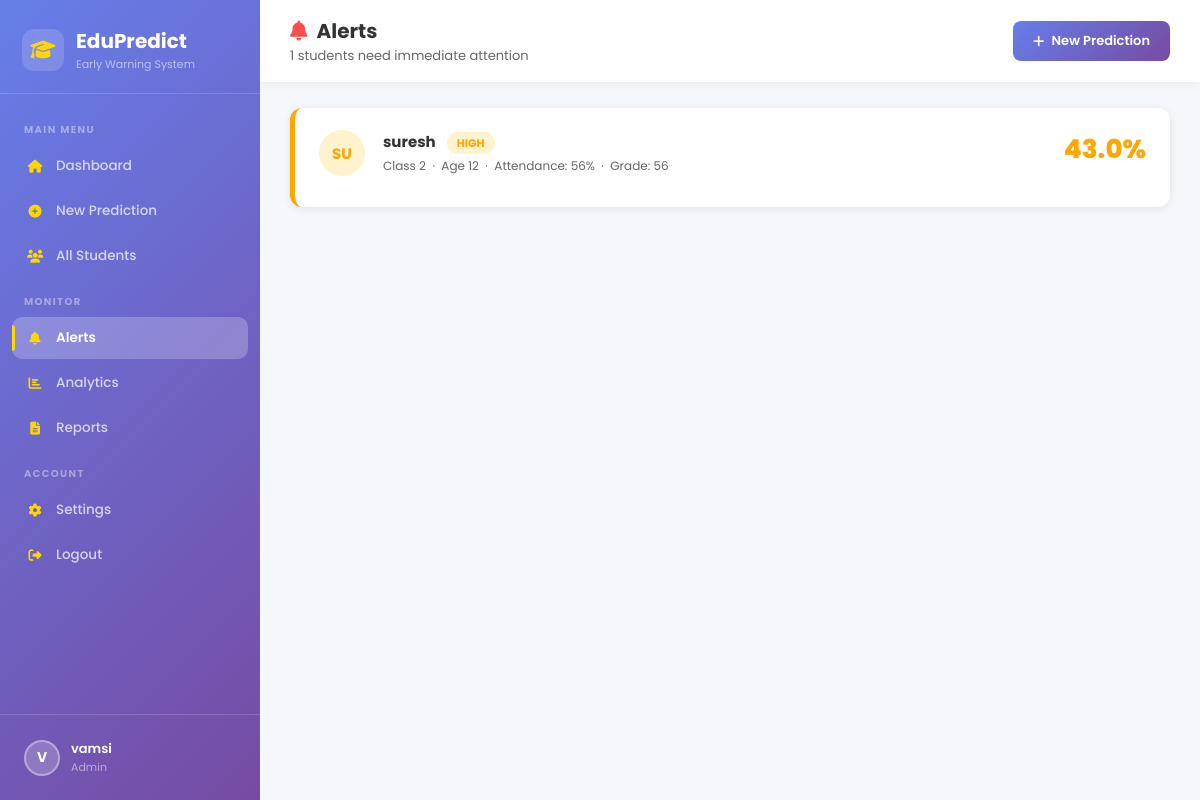
The app's page /alerts (signed in), older data.
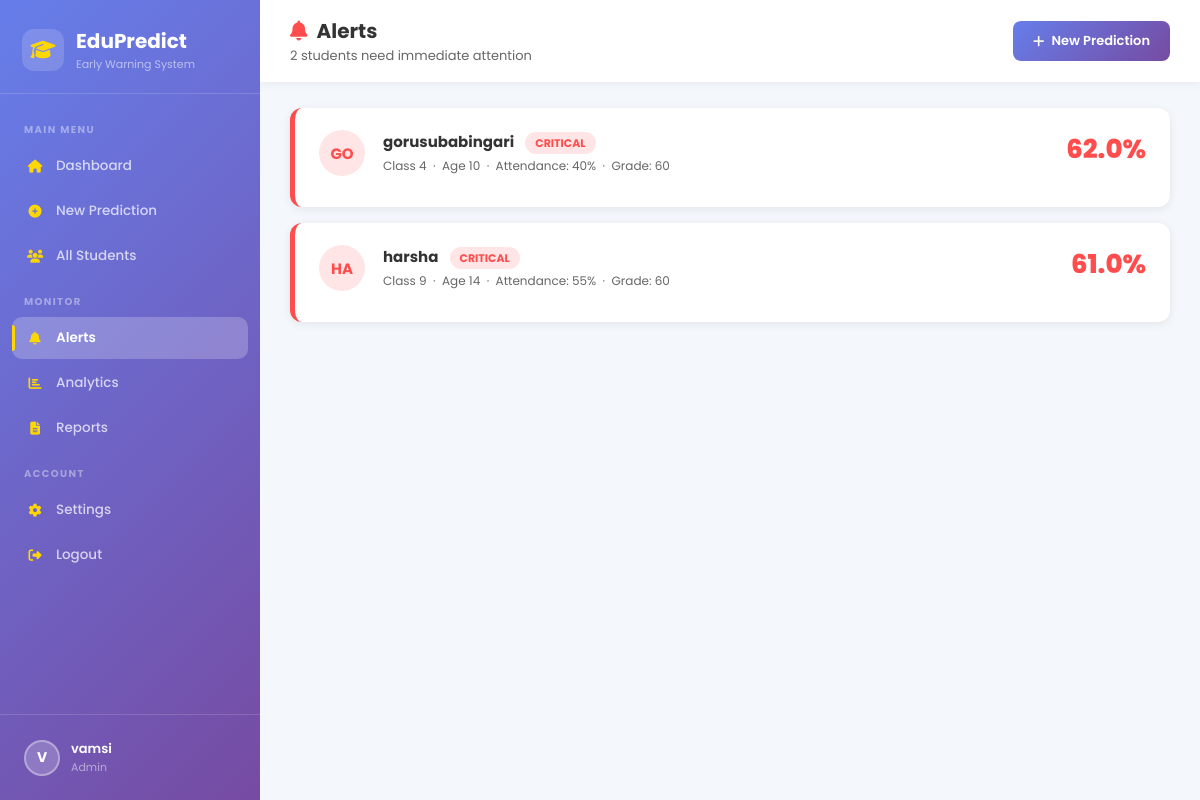
The same page, newer data.
### tables this page shows
CREATE TABLE students (
            user_id               INTEGER NOT NULL DEFAULT 1,
            "Sudent ID"           TEXT,
            "Name"                TEXT,
            "Gender"              TEXT,
            "Age"                 INTEGER,
            "Attendance"          INTEGER,
            "Class"               INTEGER,
            "Homework Completion" REAL,
            "Distance from School" INTEGER,
            "Parent Income Level" INTEGER,
            "Migration Risk"      INTEGER,
            "Student Intrest"     INTEGER,
            "Health Condition"    INTEGER,
            "Previous Year Grade" INTEGER,
            "Fomative Marks"      INTEGER,
            "Sumative Marks"      INTEGER,
            "Behaviour"           INTEGER,
            "Dropout Risk"        INTEGER,
            FOREIGN KEY (user_id) REFERENCES users(id)
        );

### app.py (the view)
@app.route("/alerts")
@login_required
def alerts():
    user = safe_current_user()
    stats, all_students = get_stats(session.get("user_id"))
    alert_list = sorted(
        [s for s in all_students if s["risk_level"] in ("CRITICAL", "HIGH")],
        key=lambda x: x["risk_score"], reverse=True
    )
    return render_template("alerts.html", user=user, alerts=alert_list)

### app.py (called while the page is built)
def get_db():
    conn = sqlite3.connect(DB, timeout=30, check_same_thread=False)
    conn.row_factory = sqlite3.Row
    return conn

def login_required(f):
    @wraps(f)
    def wrapped(*args, **kwargs):
        if "user_id" not in session:
            return redirect(url_for("login"))
        return f(*args, **kwargs)
    return wrapped

def current_user():
    if "user_id" not in session:
        return None
    try:
        conn = get_db()
        u    = conn.execute("SELECT * FROM users WHERE id=?",
                            (session["user_id"],)).fetchone()
        conn.close()
        if u:
            return dict(u)
    except Exception:
        pass
    session.clear()
    return None

def safe_current_user():
    u = current_user()
    if u:
        return u
    session.clear()
    return {"id": 0, "firstname": "Guest", "lastname": "", "email": "",
            "username": "guest", "role": "guest", "google_id": None}

### templates/alerts.html (shortened to what this page needs)
<!DOCTYPE html>
<html lang="en">
<head>
<link rel="stylesheet" href="https://cdnjs.cloudflare.com/ajax/libs/font-awesome/6.4.0/css/all.min.css"/>
</head>
<body>
<aside class="sidebar">
  <div class="sb-logo">
    <div class="sb-logo-icon"><i class="fas fa-graduation-cap" style="color:var(--gold)"></i></div>
    <div><div class="sb-brand">EduPredict</div><div class="sb-sub">Early Warning System</div></div>
  </div>
  <div class="sb-body">
    <div class="sb-section">Main Menu</div>
    <a class="nav-item" href="/dashboard"><i class="fas fa-home"></i> <span>Dashboard</span></a>
    <a class="nav-item" href="/predict"><i class="fas fa-plus-circle"></i> <span>New Prediction</span></a>
    <a class="nav-item" href="/students"><i class="fas fa-users"></i> <span>All Students</span></a>
    <div class="sb-section">Monitor</div>
    <a class="nav-item active" href="/alerts"><i class="fas fa-bell"></i> <span>Alerts</span></a>
    <a class="nav-item" href="/analytics"><i class="fas fa-chart-bar"></i> <span>Analytics</span></a>
    <a class="nav-item" href="/reports"><i class="fas fa-file-alt"></i> <span>Reports</span></a>
    <div class="sb-section">Account</div>
    <a class="nav-item" href="/settings"><i class="fas fa-cog"></i> <span>Settings</span></a>
    <a class="nav-item" href="/logout"><i class="fas fa-sign-out-alt"></i> <span>Logout</span></a>
  </div>
  <div class="sb-foot">
    <div class="user-row">
      <div class="user-ava">{{ (user.firstname or 'U')[0]|upper }}</div>
      <div><div class="user-name">{{ user.firstname or '' }}</div><div class="user-role">{{ (user.role or 'teacher')|title }}</div></div>
    </div>
  </div>
</aside>
<div class="main">
  <div class="topbar">
    <div>
      <h2><i class="fas fa-bell"></i>Alerts</h2>
      <p>{{ alerts|length }} students need immediate attention</p>
    </div>
    <a href="/predict" style="background:var(--grad);color:#fff;padding:10px 20px;border-radius:8px;text-decoration:none;font-size:13px;font-weight:600;display:flex;align-items:center;gap:7px">
      <i class="fas fa-plus"></i> New Prediction
    </a>
  </div>
  <div class="page">
    {% if alerts %}
      {% for s in alerts %}
      {% set is_crit = s.risk_level == 'CRITICAL' %}
      <div class="alert-card {{ s.risk_level }}">
        <div class="al-ava" style="background:{% if is_crit %}#ffe5e5{% else %}#fff3cd{% endif %};color:{% if is_crit %}var(--red){% else %}var(--orange){% endif %}">
          {{ s.name[:2]|upper }}
        </div>
        <div class="al-body">
          <div class="al-name">{{ s.name }} <span class="rbadge {{ s.risk_level }}" style="margin-left:8px">{{ s.risk_level }}</span></div>
          <div class="al-meta">Class {{ s.class_level }} &nbsp;·&nbsp; Age {{ s.age or 'N/A' }} &nbsp;·&nbsp; Attendance: {{ s.attendance }}% &nbsp;·&nbsp; Grade: {{ s.prev_grade }}</div>
        </div>
        <div class="al-score" style="color:{% if is_crit %}var(--red){% else %}var(--orange){% endif %}">{{ s.risk_score }}%</div>
      </div>
      {% endfor %}
    {% else %}
    <div class="empty-state">
      <i class="fas fa-check-circle" style="color:#28a745;opacity:1"></i>
      <p style="font-size:18px;font-weight:700;margin-bottom:8px;color:#28a745">No Alerts!</p>
      <p>All students are currently at moderate or safe risk levels.</p>
    </div>
    {% endif %}
  </div>
</div>
</body>
</html>

Row changes from the older to the newer data that the page shows:
removed students: Name "SU", name "suresh", risk_level "HIGH", class_level "2", Age "12", attendance "56", prev_grade "56", risk_score "43.0"
added students: Name "GO", name "gorusubabingari", risk_level "CRITICAL", class_level "4", Age "10", attendance "40", prev_grade "60", risk_score "62.0"
added students: Name "HA", name "harsha", risk_level "CRITICAL", class_level "9", Age "14", attendance "55", prev_grade "60", risk_score "61.0"
Text that changed along with them:
{{ alerts|length }}: "1" → "2"
